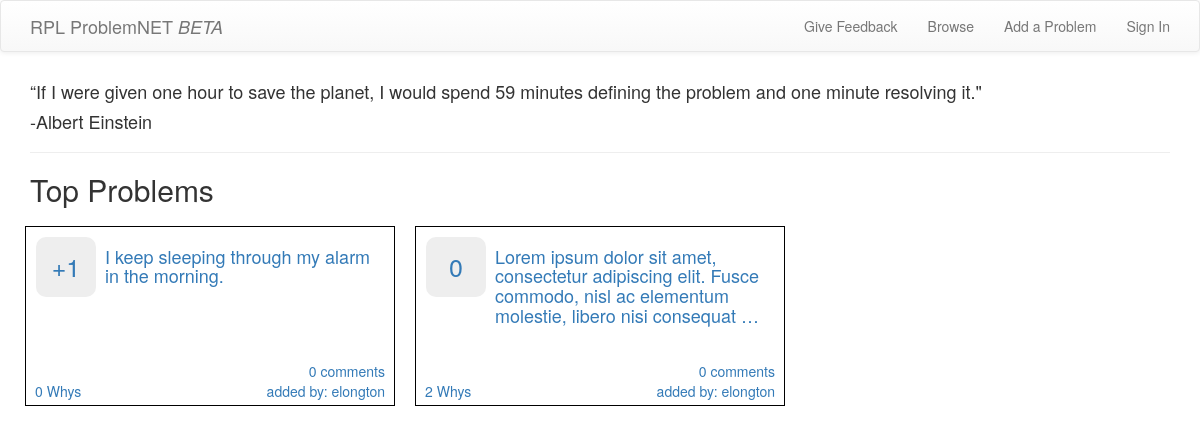
Before: / with the older database file.
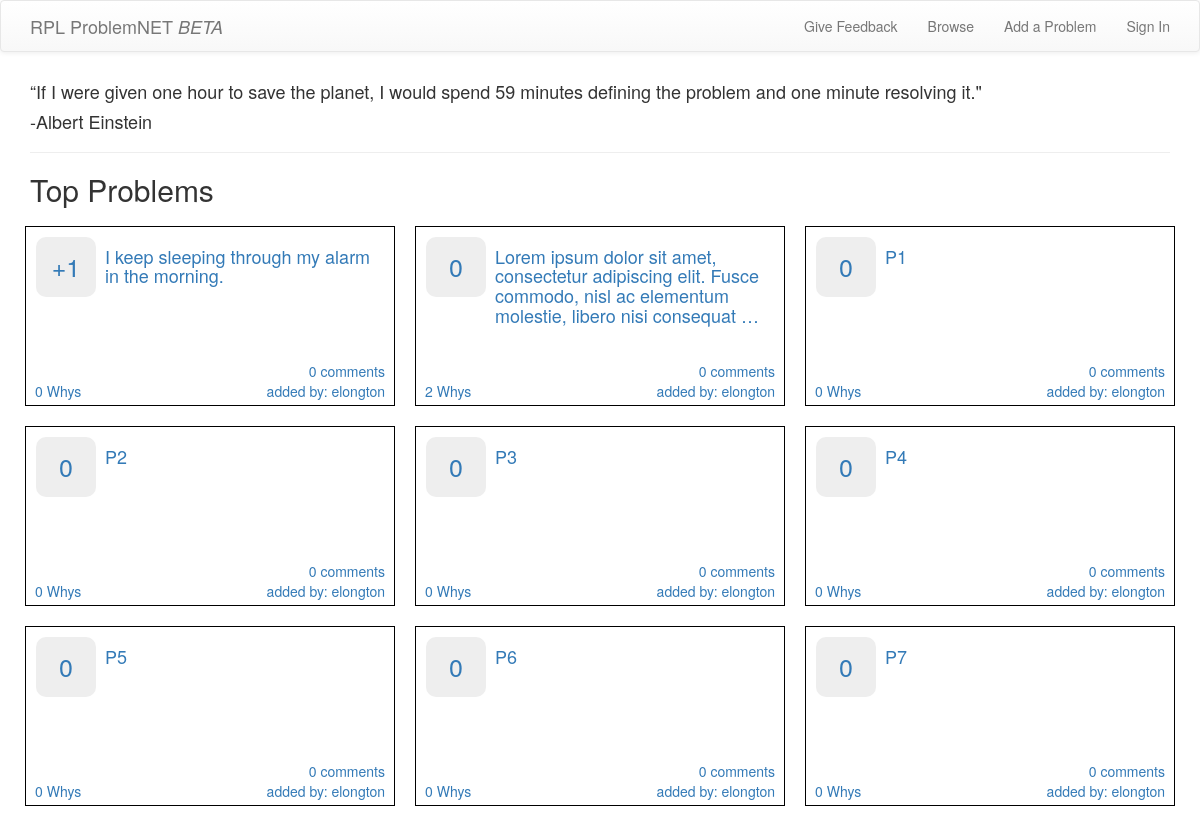
After: the same page with the newer database file.
### problems/models.py (models this page shows, shortened)
class Problem(models.Model):
    author = models.ForeignKey(User)
    anonymous_author = models.BooleanField(default=False)
    problem = models.ForeignKey('self',related_name='problems', null=True)
    text = models.TextField()
    create_date = models.DateTimeField(default=timezone.now)
    upvotes = models.ManyToManyField(User, related_name='upvotes')
    downvotes = models.ManyToManyField(User, related_name='downvotes')
    in_response_to = models.TextField()
    def count_subproblems(self):
        def count_subs(problem):
            count = 0
            if problem.problems:
                for p in problem.problems.all():
                    count = count + 1
                    count = count + count_subs(p)
            return count
        return count_subs(self)
    def overall_votes(self):
        def recursive_upvotes(problem):
            upvotelist = self.upvotes.all()
            if problem.problems:
                for p in problem.problems.all():
                    upvotelist = list(set(list(upvotelist) + list(p.upvotes.all())))
                    upvotelist = list(set(list(upvotelist) + list(recursive_upvotes(p))))
            return upvotelist
        def recursive_downvotes(problem):
            downvotelist = self.downvotes.all()
            if problem.problems:
                for p in problem.problems.all():
                    downvotelist = list(set(list(downvotelist) + list(p.downvotes.all())))
                    downvotelist = list(set(list(downvotelist) + list(recursive_downvotes(p))))
            return downvotelist
        return len(recursive_upvotes(self)) - len(recursive_downvotes(self))
    def present_overall_votes(self):
        presenting_problem = self
        if self.has_parent() == True:
            has_parent = True
            problemloop = self
            while (has_parent == True):
                presenting_problem = problemloop.problem
                if problemloop.problem.has_parent():
                    has_parent = True
                    problemloop = problemloop.problem
                else:
                    has_parent = False
        return presenting_problem.overall_votes()
    def has_parent(self):
        if self.problem:
            return True
        else:
            return False

### problems/views.py (the view)
# urls.py: url(r'^$', views.index_topsix, name='home'),
def index_topsix(request):
    problems = models.Problem.objects.all()
    x = []
    for problem in problems:
        x.append((problem, problem.present_overall_votes()))
    x = sorted(x, key=itemgetter(1), reverse=True)
    if len(x) >=100:
        x = x[:100]
    else:
        pass
    problems=x
    return render(request,'sitewide/index.html',{'problems':problems})

### templates/sitewide/index.html
{% extends "sitewide/base.html" %}
{% block content %}
  <h4>“If I were given one hour to save the planet, I would spend 59 minutes defining the problem and one minute resolving it."</h4>
  <h4>-Albert Einstein</h4>
  <hr>
  <h2>Top Problems</h2>
  <div class="row">
  {% for problem in problems %}
    {% if not problem.0.problem %}
      <div class="col-lg-4 col-md-4 col-sm-6 box index_problemdiv">
        <a href="{% url 'problems:problem_detail' pk=problem.0.pk %}">
          <div class="index_problemborder">
            <div class="index_overall_votes table_parent">
              <div class="table_child">{%if problem.0.overall_votes > 0 %}+{%endif%}{{problem.0.overall_votes}}</div>
            </div>
              <div class="index_problemdescription">
                <h4>{{problem.0.text|truncatewords_html:17}}</h4>
                <div class="index_problemauthor">
                  {{problem.0.comments.count}} comments
                  <br>
                  added by: {% if problem.0.anonymous_author %}anonymous{% else %}{{problem.0.author}}{%endif%}
                </div>
                  <div class="index_problemwhys">
                    {{problem.0.count_subproblems}} Whys
                  </div>
              </div>
          </div>
        </a>
      </div>
    {% endif %}
  {% endfor %}
  </div>
{% endblock %}

### templates/sitewide/base.html (shortened to what this page needs)
<!DOCTYPE html>
{% load staticfiles %}
<html>
  <head>
    <link rel="stylesheet" href="https://maxcdn.bootstrapcdn.com/bootstrap/3.3.7/css/bootstrap.min.css">
    <link rel="stylesheet" href="https://maxcdn.bootstrapcdn.com/bootstrap/3.3.7/css/bootstrap-theme.min.css">
    <link rel="stylesheet" href="{% static 'css/style.css'%}">
    <link rel="stylesheet" href="https://maxcdn.bootstrapcdn.com/font-awesome/4.7.0/css/font-awesome.min.css">
  </head>
  <body>
    <nav class="navbar navbar-default">
      <div class="container">
        <ul class="nav navbar-nav">
          <li><a href="{% url "problems:home" %}" class="navbar-brand bigbrand">RPL ProblemNET <i>BETA</i></a></li>
        </ul>
        <ul class="nav navbar-nav navbar-right">
          <li>
            <a href="{% url 'feedback:feedback_create'%}">Give Feedback</a>
          </li>
          <li>
            <a href="{% url "problems:list" %}">Browse</a>
          </li>
          <li>
            <a href="{% url "problems:create" pk=0 pk2=0%}">Add a Problem</a>
          </li>
          {% if user.is_authenticated %}
          <li>
            <a href="{% url "users:logout" %}">Sign Out ({{user}})</a>
          </li>
          {% else %}
          <li>
            <a href="{% url "users:login" %}">Sign In</a>
          </li>
          {% endif %}
        </ul>
      </div>
    </nav>
    <div class="container">
      {% block content %}
      {% endblock %}
    </div>
  </body>
</html>

### problems/static/css/style.css (style rules this page uses)
.box { height: 200px; }
.table_parent { display: table; }
.table_child { display: table-cell; vertical-align: middle; }
div.index_overall_votes { width: 60px; height: 60px; background-color: #eee; display: inline-block; border-radius: 10px; margin-left: 10px; text-align: center; }
div.index_overall_votes div { height: 60px; width: 60px; font-size: 25px; }
div.index_problemdiv { padding: 10px; }
div.index_problemborder { border: 1px solid black; height: 100%; width: 100%; padding: 10px; padding-left: 0px; }
div.index_problemdescription { width: calc(100% - 80px); display: inline-block; vertical-align: top; margin-left: 5px; }
div.index_problemauthor { text-align: right; position: absolute; right: 20px; bottom: 15px; }
div.index_problemwhys { text-align: left; position: absolute; left: 20px; bottom: 15px; }

Changed rows visible on the page:
added Problem: id "0", text "P1", author.username "elongton"
added Problem: id "0", text "P2", author.username "elongton"
added Problem: id "0", text "P3", author.username "elongton"
added Problem: id "0", text "P4", author.username "elongton"
added Problem: id "0", text "P5", author.username "elongton"
added Problem: id "0", text "P6", author.username "elongton"
added Problem: id "0", text "P7", author.username "elongton"
